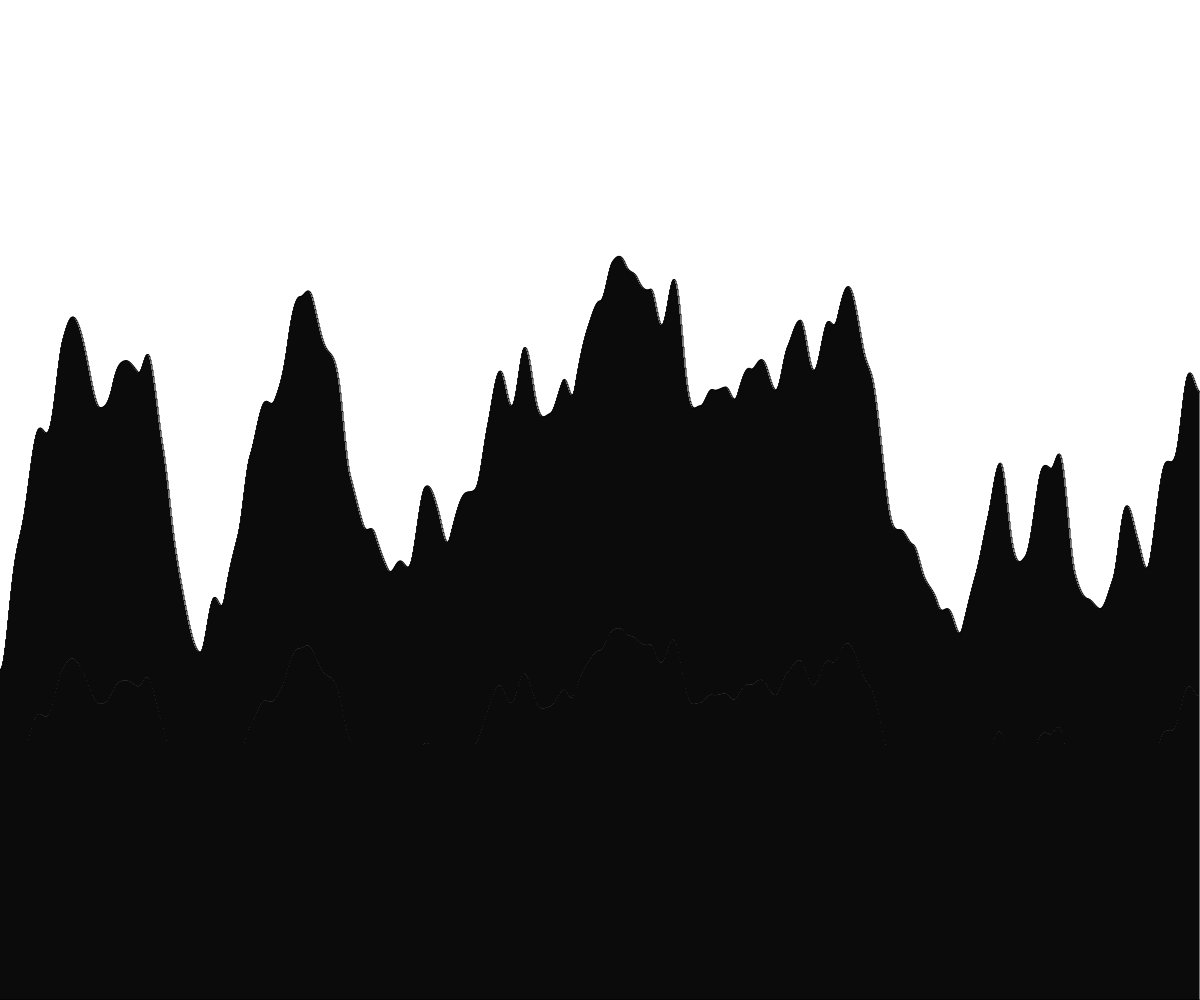
Frame 1 (no input)
Frame 60 (no input): identical to frame 1, image omitted
Frame 120 (the mouse pressed at the canvas centre since frame 60): identical to frame 1, image omitted

The p5.js sketch that drew this single still picture (run headless with seeded random() and noise() and a simulated clock; from frame 60 on, the mouse is pressed at the canvas centre):

// p5.js sketch
// ── sketch.js
// Project Title
// Your Name
// Date
//
// Extra for Experts:
// - describe what you did to take this project "above and beyond"

let changeValue = 0;
let t = 0;
function setup() {
  createCanvas(windowWidth, windowHeight);
  generateTerrain();
}



function draw() {
  //background(220);
}



function generateTerrain()
{
  for (let x = 0; x < width; x ++)
  {
    let y = noise(x*0.01, t) * height;
    rect(x, y, 1, height - y);
  }
}


function  keyPressed()
{
  generateTerrain();

  if(key === "left")
  {
    t -= 0.5;
  }
  if(key === "right")
  {
    t += 0.5;
  }
}
